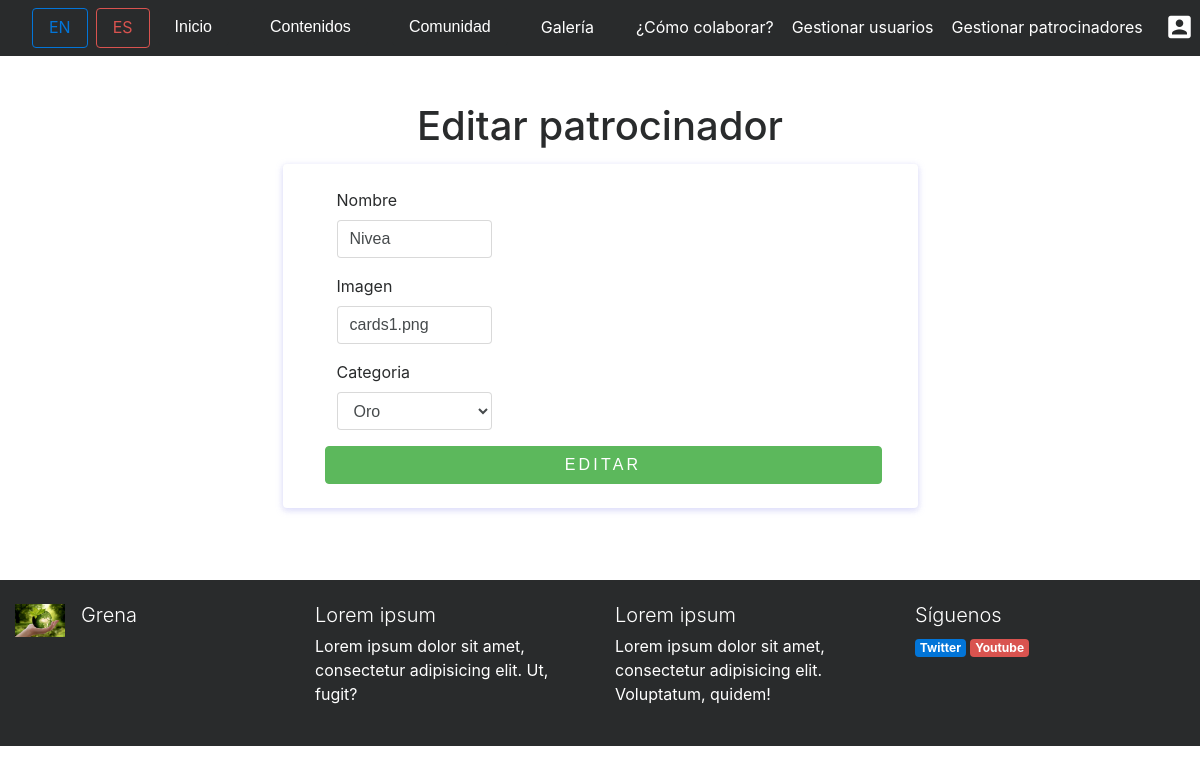
Screenshot of /index.php?controller=patrocinadores&action=edit&id=1 (signed in) with the database file from the repository.
### tables this page shows
CREATE TABLE IF NOT EXISTS PATROCINADORES(
		ID_PATROCINADOR INT(10) AUTO_INCREMENT,
		NOMBRE VARCHAR(255) NOT NULL,
		IMAGEN VARCHAR(255) NOT NULL,
		CATEGORIA INT(10) NOT NULL,
		
		FOREIGN KEY(CATEGORIA) REFERENCES CATEGORIAS(ID_CATEGORIA),
		CONSTRAINT PK_PATROCINADORES PRIMARY KEY(ID_PATROCINADOR)

	);

CREATE TABLE IF NOT EXISTS CATEGORIAS(
		ID_CATEGORIA INT(10) AUTO_INCREMENT,
		NOMBRE VARCHAR(255) NOT NULL,
		COLOR VARCHAR(255) NOT NULL,
		
		
		CONSTRAINT PK_CATEGORIAS PRIMARY KEY(ID_CATEGORIA)

	);

### core/ViewManager.php (called while the page is built, shortened)
<?php
class ViewManager {
	private $variables = array();
	public function setVariable($varname, $value, $flash=false) {
		$this->variables[$varname] = $value;
	}
	public function getVariable($varname, $default=NULL) {
		if (!isset($this->variables[$varname])) {
			return $default;
		}
		return $this->variables[$varname];
	}
	public function render($controller, $viewname) {
		include(__DIR__."/../view/$controller/$viewname.php");
	}
	private static $viewmanager_singleton = NULL;
	public static function getInstance() {
		if (self::$viewmanager_singleton == null) {
			self::$viewmanager_singleton = new ViewManager();
		}
		return self::$viewmanager_singleton;
	}
}

### controller/PatrocinadoresController.php (called while the page is built, shortened)
<?php
require_once(__DIR__."/../core/ViewManager.php");
require_once(__DIR__."/../model/Patrocinador.php");
require_once(__DIR__."/../model/PatrocinadorMapper.php");
require_once(__DIR__."/../model/Categoria.php");
require_once(__DIR__."/../model/CategoriaMapper.php");
class PatrocinadoresController extends BaseController {
	private $patrocinadorMapper;
    private $categoriaMapper;
	public function __construct() {
		$this->patrocinadorMapper = new PatrocinadorMapper();
        $this->categoriaMapper = new CategoriaMapper();
		$this->view->setLayout("default");
	}
	public function edit() {
		$patrocinadorid = $_GET["id"];
		$patrocinador= $this->patrocinadorMapper->findById($patrocinadorid);
    $categorias= $this->categoriaMapper->findAll();
	$this->view->setVariable("patrocinador", $patrocinador);
    $this->view->setVariable("categorias", $categorias);
	$this->view->render("patrocinadores", "edit");
	}
}

### index.php (called while the page is built, shortened)
<?php
function run() {
	try {
		$controller = loadController($_GET["controller"]);
		$actionName = $_GET["action"];
		$controller->$actionName();
	} catch(Exception $ex) {
		die("An exception occured!!!!!".$ex->getMessage());
	}
}
function loadController($controllerName) {
	return new $controllerClassName();
}
run();
?>

### model/Patrocinador.php (called while the page is built, shortened)
<?php
class Patrocinador {
	private $id;
	private $nombre;
	private $imagen;
	private $categoria;
	public function __construct($id=NULL, $nombre=NULL, $imagen=NULL,$categoria=NULL) {
		$this->id = $id;
		$this->nombre= $nombre;
		$this->imagen = $imagen;
		$this->categoria = $categoria;
	}
	public function getId() {
		return $this->id;
	}
	public function getNombre() {
		return $this->nombre;
	}
	public function getImagen() {
		return $this->imagen;
	}
	public function getCategoria() {
		return $this->categoria;
	}
}

### model/PatrocinadorMapper.php (called while the page is built, shortened)
<?php
require_once(__DIR__."/../core/PDOConnection.php");
require_once(__DIR__."/../model/Patrocinador.php");
class PatrocinadorMapper {
	private $db;
	public function __construct() {
		$this->db = PDOConnection::getInstance();
	}
	public function findById($patrocinadorid){
		$stmt = $this->db->prepare("SELECT * FROM PATROCINADORES WHERE ID_PATROCINADOR=?");
		$stmt->execute(array($patrocinadorid));
		$patrocinador= $stmt->fetch(PDO::FETCH_ASSOC);
		if($patrocinador != null) {
			return new Patrocinador(
			$patrocinador["ID_PATROCINADOR"],
			$patrocinador["NOMBRE"],
			$patrocinador["IMAGEN"],
			$patrocinador["CATEGORIA"]);
		} else {
			return NULL;
		}
	}
	}

### core/PDOConnection.php (called while the page is built)
<?php
class PDOConnection {
	private static $dbhost = "127.0.0.1";
	private static $dbname = "GRENA";
	private static $dbuser = "grena";
	private static $dbpass = "grena21";
	private static $db_singleton = null;
	public static function getInstance() {
		if (self::$db_singleton == null) {
			self::$db_singleton = new PDO(
			"mysql:host=".self::$dbhost.";dbname=".self::$dbname.";charset=utf8",
			self::$dbuser,
			self::$dbpass,
			array(
				PDO::ATTR_EMULATE_PREPARES => false,
				PDO::ATTR_ERRMODE => PDO::ERRMODE_EXCEPTION
			)
		);
	}
	return self::$db_singleton;
}
}
?>

### model/Categoria.php (called while the page is built, shortened)
<?php
class Categoria {
	private $id;
	private $nombre;
	public function __construct($id=NULL, $color=NULL, $nombre=NULL) {
		$this->id = $id;
		$this->nombre = $nombre;
	}
	public function getId() {
		return $this->id;
	}
	public function getNombre() {
		return $this->nombre;
	}
}

### model/CategoriaMapper.php (called while the page is built, shortened)
<?php
require_once(__DIR__."/../core/PDOConnection.php");
require_once(__DIR__."/../model/Categoria.php");
class CategoriaMapper {
	private $db;
	public function __construct() {
		$this->db = PDOConnection::getInstance();
	}
	public function findAll() {
		$stmt = $this->db->query("SELECT * FROM CATEGORIAS");
		$categoria_db = $stmt->fetchAll(PDO::FETCH_ASSOC);
		$categorias = array();
		foreach ($categoria_db as $categoria) {
			array_push($categorias, new Categoria($categoria["ID_CATEGORIA"], $categoria["COLOR"], $categoria["NOMBRE"]));
		}
		return $categorias;
	}
	}

### view/patrocinadores/edit.php (the view, shortened to what this page needs)
<?php
require_once(__DIR__."/../../core/ViewManager.php");
$view = ViewManager::getInstance();
$categorias = $view->getVariable("categorias");
$patrocinador = $view->getVariable("patrocinador");
$x=0;
?>
<div class="container mb-5"><div class=" text-center mt-5 ">
        <h1>Editar patrocinador</h1>
    </div>
    <div class="row ">
        <div class="col-lg-7 mx-auto">
            <div class="card mt-2 mx-auto p-4 bg-light">
                <div class="card-body bg-light">
                    <div class="container">
                        <form id="contact-form" role="form" action="index.php?controller=patrocinadores&amp;action=edit&amp;id=<?= $patrocinador->getId() ?>" onsubmit="return validarformulariopatrocinador()" method="POST">
                            <div class="controls">
                                    <div class="col-md-4">
                                    <div class="form-group"> <label for="imagenruta">Nombre</label> <input id="nombre" type="text" value="<?= $patrocinador->getNombre() ?>" name="nombre"  onblur="comprobarAlfabetico(this.id,50)" class="form-control" placeholder="Introduzca aquí el nombre" required="required" > </div>
                                    </div>
                                    <div class="col-md-4">
                                        <div class="form-group"> <label for="imagenruta">Imagen</label> <input id="imagen" type="text" name="imagen" value="<?= $patrocinador->getImagen() ?>"  class="form-control" onblur="validarVacio(this.id)"  required="required" > </div>
                                    </div>
                                    <div class="col-md-4">
                                        <div class="form-group"> <label for="titulo">Categoria</label> <select class="form-control" name="categoria" id="exampleFormControlSelect1">
                                         <?php while($x < count($categorias)) {?>
                                            <option value="<?= $categorias[$x]->getId(); ?>" <?php if($patrocinador->getCategoria()==$categorias[$x]->getId()){?> selected <?php } ?> ><?= $categorias[$x]->getNombre() ?></option>
                                        <?php $x=$x+1; } ?>
                                         </select> </div>
                                    </div>
                                </div>
                                <div class="row">
                                    <div class="col-md-12"> <button type="submit" class="btn btn-success btn-send pt-2 btn-block w-100" name="submit" value="submit"> Editar </button></div>
                                </div>
                            </div>
                    </div>
                </div>
            </div>
        </div>
    </div>

### css/style.css (style rules this page uses)
.btn-send { font-weight: 300; text-transform: uppercase; letter-spacing: 0.2em; width: 80%; margin-left: 3px }
.card { margin-left: 10px; margin-right: 10px }

### rows the page displays
patrocinadores: nombre "Nivea", imagen "cards1.png", categoria "Oro"

### other values shown
i18n("Inicio") "Inicio"
i18n("Contenidos") "Contenidos"
i18n("Comunidad") "Comunidad"
i18n("Galería") "Galería"
i18n("¿Cómo colaborar?") "¿Cómo colaborar?"
i18n("Gestionar usuarios") "Gestionar usuarios"
i18n("Gestionar patrocinadores") "Gestionar patrocinadores"
